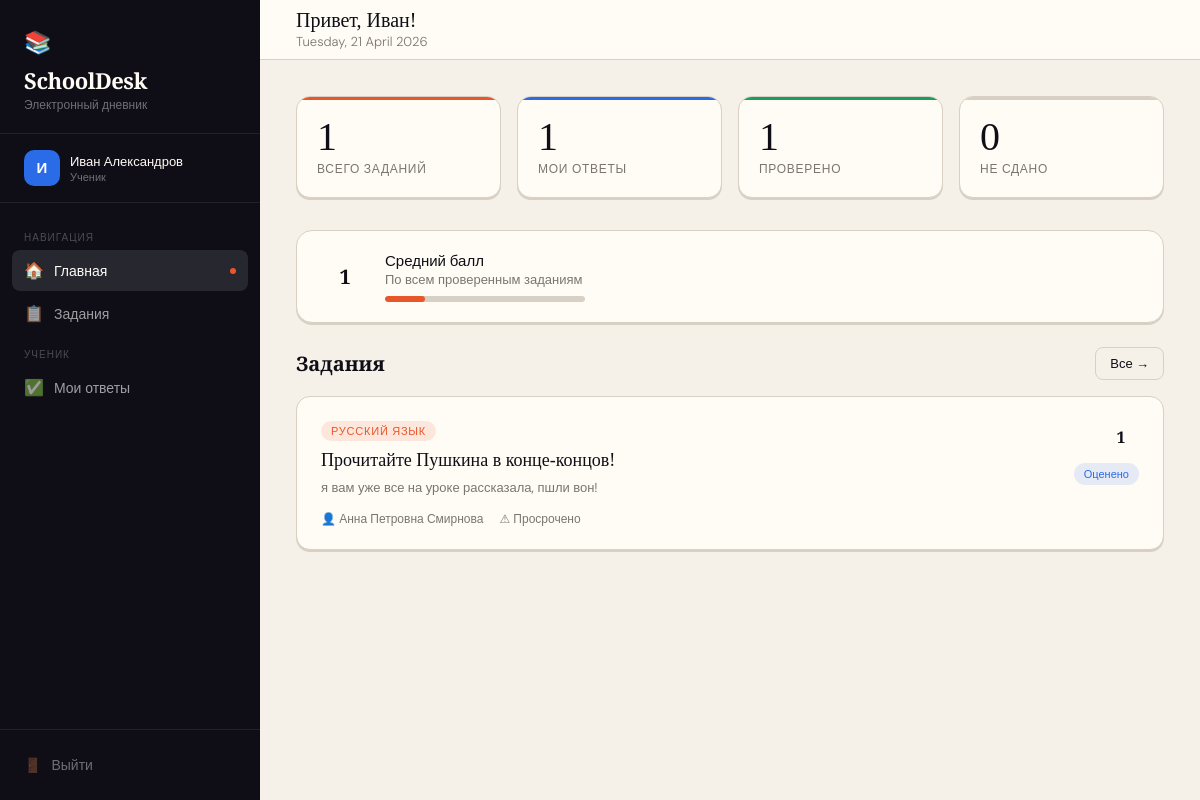
Screenshot of /akarpenko_php-master/dashboard.php (signed in) with the database file from the repository.
### tables this page shows
CREATE TABLE homework (
            id INTEGER PRIMARY KEY AUTOINCREMENT,
            teacher_id INTEGER NOT NULL,
            title TEXT NOT NULL,
            description TEXT NOT NULL,
            subject TEXT NOT NULL,
            due_date DATE,
            created_at DATETIME DEFAULT CURRENT_TIMESTAMP,
            FOREIGN KEY(teacher_id) REFERENCES users(id)
        );

CREATE TABLE users (
            id INTEGER PRIMARY KEY AUTOINCREMENT,
            username TEXT UNIQUE NOT NULL,
            password TEXT NOT NULL,
            full_name TEXT NOT NULL,
            role TEXT NOT NULL CHECK(role IN ('teacher', 'student')),
            created_at DATETIME DEFAULT CURRENT_TIMESTAMP
        );

### akarpenko_php-master/includes/auth.php (called while the page is built, shortened)
<?php
function isLoggedIn() {
    return isset($_SESSION['user_id']);
}
function currentUser() {
    return [
        'id'        => $_SESSION['user_id'],
        'username'  => $_SESSION['username'],
        'full_name' => $_SESSION['full_name'],
        'role'      => $_SESSION['role'],
    ];
}

### akarpenko_php-master/dashboard.php (the view, shortened to what this page needs)
<?php
require_once 'includes/auth.php';
require_once 'includes/layout.php';
$user = currentUser();
$db = getDB();
$isTeacher = $user['role'] === 'teacher';
function subjectClass($subject) {
    $map = ['Математика'=>'subject-math','Русский язык'=>'subject-rus',
            'Физика'=>'subject-sci','Биология'=>'subject-sci',
            'История'=>'subject-hist','Химия'=>'subject-sci'];
    return $map[$subject] ?? 'subject-default';
}
function dueLabel($due_date) {
    $days = (strtotime($due_date) - time()) / 86400;
    if ($days < 0) return '⚠ Просрочено';
    return '📅 ' . date('d.m.Y', strtotime($due_date));
}
if ($isTeacher) {
    $hwCount   = $db->query("SELECT COUNT(*) FROM homework WHERE teacher_id = {$user['id']}")->fetchColumn();
    $subCount  = $db->query("SELECT COUNT(*) FROM submissions s JOIN homework h ON h.id=s.homework_id WHERE h.teacher_id={$user['id']}")->fetchColumn();
    $gradedCount = $db->query("SELECT COUNT(*) FROM submissions s JOIN homework h ON h.id=s.homework_id WHERE h.teacher_id={$user['id']} AND s.grade IS NOT NULL")->fetchColumn();
    $pendingCount = $subCount - $gradedCount;
    $stmt = $db->prepare("SELECT h.*, (SELECT COUNT(*) FROM submissions s WHERE s.homework_id=h.id) as sub_count FROM homework h WHERE h.teacher_id=? ORDER BY h.created_at DESC LIMIT 5");
    $stmt->execute([$user['id']]);
    $recentHW = $stmt->fetchAll(PDO::FETCH_ASSOC);
?>
<div class="topbar">
  <div>
    <div class="topbar-title">Добро пожаловать, <?= htmlspecialchars(explode(' ', $user['full_name'])[0]) ?>!</div>
    <div class="topbar-sub"><?= date('l, d F Y', time()) ?></div>
  </div>
  <a href="add_homework.php" class="btn btn-dark">✏️ Новое задание</a>
</div>
<div class="content">
  <div class="stats-grid">
    <div class="stat-card orange">
      <div class="stat-num"><?= $hwCount ?></div>
      <div class="stat-label">Заданий выдано</div>
    </div>
    <div class="stat-card blue">
      <div class="stat-num"><?= $subCount ?></div>
      <div class="stat-label">Ответов получено</div>
    </div>
    <div class="stat-card green">
      <div class="stat-num"><?= $gradedCount ?></div>
      <div class="stat-label">Проверено</div>
    </div>
    <div class="stat-card gray">
      <div class="stat-num"><?= $pendingCount ?></div>
      <div class="stat-label">Ожидают проверки</div>
    </div>
  </div>
  <div style="display:flex;justify-content:space-between;align-items:center;margin-bottom:16px">
    <h2 style="font-family:'Playfair Display',serif;font-size:20px">Последние задания</h2>
    <a href="homework.php" class="btn btn-outline btn-sm">Все задания →</a>
  </div>
  <?php if (empty($recentHW)): ?>
  <div class="card">
    <div class="empty-state">
      <span class="icon">📝</span>
      <h3>Заданий пока нет</h3>
      <p>Создайте первое домашнее задание для учеников</p>
      <br><a href="add_homework.php" class="btn btn-dark">Создать задание</a>
    </div>
  </div>
  <?php else: ?>
  <div class="hw-grid">
    <?php foreach($recentHW as $hw): ?>
    <a class="hw-card" href="homework_detail.php?id=<?= $hw['id'] ?>">
      <div>
        <span class="hw-subject <?= subjectClass($hw['subject']) ?>"><?= htmlspecialchars($hw['subject']) ?></span>
        <div class="hw-title"><?= htmlspecialchars($hw['title']) ?></div>
        <div class="hw-desc"><?= htmlspecialchars($hw['description']) ?></div>
        <div class="hw-meta">
          <span>📬 <?= $hw['sub_count'] ?> ответов</span>
          <?php if ($hw['due_date']): ?><span><?= dueLabel($hw['due_date']) ?></span><?php endif; ?>
          <span>📅 <?= date('d.m.Y', strtotime($hw['created_at'])) ?></span>
        </div>
      </div>
      <div class="hw-actions">
        <span class="badge badge-new">Подробнее →</span>
      </div>
    </a>
    <?php endforeach; ?>
  </div>
  <?php endif; ?>
</div>
<?php
} else {
    $totalHW  = $db->query("SELECT COUNT(*) FROM homework")->fetchColumn();
    $mySubs   = $db->query("SELECT COUNT(*) FROM submissions WHERE student_id={$user['id']}")->fetchColumn();
    $myGraded = $db->query("SELECT COUNT(*) FROM submissions WHERE student_id={$user['id']} AND grade IS NOT NULL")->fetchColumn();
    $pending  = $totalHW - $mySubs;
    $stmt = $db->prepare("
        SELECT h.*, t.full_name as teacher_name,
               (SELECT id FROM submissions WHERE homework_id=h.id AND student_id=?) as my_sub_id,
               (SELECT grade FROM submissions WHERE homework_id=h.id AND student_id=?) as my_grade
        FROM homework h
        JOIN users t ON t.id = h.teacher_id
        ORDER BY h.created_at DESC LIMIT 6
    ");
    $stmt->execute([$user['id'], $user['id']]);
    $homeworks = $stmt->fetchAll(PDO::FETCH_ASSOC);
?>
<div class="topbar">
  <div>
    <div class="topbar-title">Привет, <?= htmlspecialchars(explode(' ', $user['full_name'])[0]) ?>!</div>
    <div class="topbar-sub"><?= date('l, d F Y', time()) ?></div>
  </div>
</div>
<div class="content">
  <div class="stats-grid">
    <div class="stat-card orange">
      <div class="stat-num"><?= $totalHW ?></div>
      <div class="stat-label">Всего заданий</div>
    </div>
    <div class="stat-card blue">
      <div class="stat-num"><?= $mySubs ?></div>
      <div class="stat-label">Мои ответы</div>
    </div>
    <div class="stat-card green">
      <div class="stat-num"><?= $myGraded ?></div>
      <div class="stat-label">Проверено</div>
    </div>
    <div class="stat-card gray">
      <div class="stat-num"><?= max(0,$pending) ?></div>
      <div class="stat-label">Не сдано</div>
    </div>
  </div>
  <?php
  $avgStmt = $db->prepare("SELECT AVG(grade) FROM submissions WHERE student_id=? AND grade IS NOT NULL");
  $avgStmt->execute([$user['id']]);
  $avg = round($avgStmt->fetchColumn(), 1);
  if ($avg) {
  ?>
  <div class="card card-sm" style="margin-bottom:24px;display:flex;align-items:center;gap:16px">
    <div class="grade-circle grade-<?= floor($avg) ?>"><?= $avg ?></div>
    <div>
      <div style="font-weight:500;font-size:15px">Средний балл</div>
      <div style="font-size:13px;color:var(--muted)">По всем проверенным заданиям</div>
      <div class="progress-bar" style="width:200px">
        <div class="progress-fill" style="width:<?= ($avg/5)*100 ?>%;background:<?= $avg>=4?'var(--green)':($avg>=3?'var(--accent2)':'var(--accent)') ?>"></div>
      </div>
    </div>
  </div>
  <?php } ?>
  <div style="display:flex;justify-content:space-between;align-items:center;margin-bottom:16px">
    <h2 style="font-family:'Playfair Display',serif;font-size:20px">Задания</h2>
    <a href="homework.php" class="btn btn-outline btn-sm">Все →</a>
  </div>
  <?php if (empty($homeworks)): ?>
  <div class="card">
    <div class="empty-state">
      <span class="icon">🎉</span>
      <h3>Заданий нет!</h3>
      <p>Пока учитель не задал ни одного задания</p>
    </div>
  </div>
  <?php else: ?>
  <div class="hw-grid">
    <?php foreach($homeworks as $hw): ?>
    <a class="hw-card" href="homework_detail.php?id=<?= $hw['id'] ?>">
      <div>
        <span class="hw-subject <?= subjectClass($hw['subject']) ?>"><?= htmlspecialchars($hw['subject']) ?></span>
        <div class="hw-title"><?= htmlspecialchars($hw['title']) ?></div>
        <div class="hw-desc"><?= htmlspecialchars($hw['description']) ?></div>
        <div class="hw-meta">
          <span>👤 <?= htmlspecialchars($hw['teacher_name']) ?></span>
          <?php if ($hw['due_date']): ?><span><?= dueLabel($hw['due_date']) ?></span><?php endif; ?>
        </div>
      </div>
      <div class="hw-actions">
        <?php if ($hw['my_sub_id']): ?>
          <?php if ($hw['my_grade']): ?>
            <div class="grade-circle grade-<?= $hw['my_grade'] ?>" style="width:36px;height:36px;font-size:16px"><?= $hw['my_grade'] ?></div>
            <span class="badge badge-graded">Оценено</span>
          <?php else: ?>
            <span class="badge badge-done">Сдано ✓</span>
          <?php endif; ?>
        <?php else: ?>
          <span class="badge badge-pending">Не сдано</span>
        <?php endif; ?>
      </div>
    </a>
    <?php endforeach; ?>
  </div>
  <?php endif; ?>
</div>
<?php
}
$pageContent = ob_get_clean();
echo renderLayout('Главная', 'dashboard', $pageContent);

### akarpenko_php-master/style.css (style rules this page uses)
:root { --ink: #0f0e17; --paper: #fffcf5; --cream: #f5f0e8; --accent: #e8572a; --accent2: #2a6be8; --green: #1a9e5f; --muted: #7a7570; --border: #d8d0c4; --shadow: rgba(15,14,23,.1); --sidebar-w: 260px; }
*, *::before, *::after { box-sizing: border-box; margin: 0; padding: 0; }
html, body { height: 100%; font-family: 'DM Sans', sans-serif; background: var(--cream); color: var(--ink); }
.topbar { background: var(--paper); border-bottom: 1px solid var(--border); padding: 0 36px; height: 60px; display: flex; align-items: center; justify-content: space-between; position: sticky; top: 0; z-index: 50; }
.topbar-title { font-family: 'Playfair Display', serif; font-size: 20px; color: var(--ink); }
.topbar-sub { font-size: 13px; color: var(--muted); margin-top: 1px; font-family: 'DM Sans', sans-serif; font-weight: 300; }
.content { padding: 36px; flex: 1; }
.card { background: var(--paper); border: 1px solid var(--border); border-radius: 16px; padding: 28px; box-shadow: 0 2px 0 var(--border); }
.card-sm { padding: 20px 24px; }
.stats-grid { display: grid; grid-template-columns: repeat(auto-fill, minmax(180px, 1fr)); gap: 16px; margin-bottom: 32px; }
.stat-card { background: var(--paper); border: 1px solid var(--border); border-radius: 14px; padding: 20px; box-shadow: 0 2px 0 var(--border); position: relative; overflow: hidden; }
.stat-card::before { content: ''; position: absolute; top: 0; left: 0; right: 0; height: 3px; }
.stat-card.orange::before { background: var(--accent); }
.stat-card.blue::before { background: var(--accent2); }
.stat-card.green::before { background: var(--green); }
.stat-card.gray::before { background: var(--border); }
.stat-num { font-family: 'Playfair Display', serif; font-size: 40px; color: var(--ink); line-height: 1; margin-bottom: 4px; }
.stat-label { font-size: 12px; color: var(--muted); font-weight: 500; text-transform: uppercase; letter-spacing: .06em; }
.hw-grid { display: grid; gap: 16px; }
.hw-card { background: var(--paper); border: 1px solid var(--border); border-radius: 14px; padding: 22px 24px; box-shadow: 0 2px 0 var(--border); display: grid; grid-template-columns: 1fr auto; gap: 16px; align-items: start; transition: transform .15s, box-shadow .15s; text-decoration: none; color: inherit; }
.hw-subject { display: inline-block; font-size: 11px; font-weight: 500; letter-spacing: .07em; text-transform: uppercase; padding: 3px 10px; border-radius: 20px; margin-bottom: 8px; }
.hw-title { font-family: 'Playfair Display', serif; font-size: 18px; color: var(--ink); margin-bottom: 6px; line-height: 1.3; }
.hw-desc { font-size: 13px; color: var(--muted); line-height: 1.6; display: -webkit-box; -webkit-line-clamp: 2; -webkit-box-orient: vertical; overflow: hidden; }
.hw-meta { font-size: 12px; color: var(--muted); margin-top: 12px; display: flex; gap: 16px; flex-wrap: wrap; }
.hw-meta span { display: flex; align-items: center; gap: 4px; }
.hw-actions { display: flex; flex-direction: column; align-items: flex-end; gap: 8px; }
.badge { font-size: 11px; padding: 4px 10px; border-radius: 20px; font-weight: 500; white-space: nowrap; }
.badge-graded { background: rgba(42,107,232,.12); color: var(--accent2); }
.subject-rus { background: rgba(232,87,42,.12); color: var(--accent); }
.btn { padding: 10px 20px; border-radius: 8px; font-family: 'DM Sans', sans-serif; font-size: 14px; font-weight: 500; cursor: pointer; border: none; text-decoration: none; display: inline-flex; align-items: center; gap: 6px; transition: transform .12s, box-shadow .12s, opacity .12s; }
.btn-outline { background: transparent; color: var(--ink); border: 1.5px solid var(--border); }
.btn-sm { padding: 7px 14px; font-size: 13px; }
.grade-circle { width: 48px; height: 48px; border-radius: 50%; display: flex; align-items: center; justify-content: center; font-family: 'Playfair Display', serif; font-size: 20px; font-weight: 700; flex-shrink: 0; }
.progress-bar { height: 6px; background: var(--border); border-radius: 3px; overflow: hidden; margin-top: 8px; }
.progress-fill { height: 100%; border-radius: 3px; background: var(--accent2); transition: width .4s ease; }

### rows the page displays
homework: subject "РУССКИЙ ЯЗЫК", title "Прочитайте Пушкина в конце-концов!", description "я вам уже все на уроке рассказала, пшли вон!", teacher.full_name "Анна Петровна Смирнова", due_date "⚠ Просрочено", my_grade "1"

### other values shown
$initials "И"
$user['full_name'] "Иван Александров"
$roleLabel "Ученик"
explode(' ', $user['full_name'])[0] "Иван"
$totalHW "1"
$mySubs "1"
$myGraded "1"
max(0,$pending) "0"
$avg "1"
